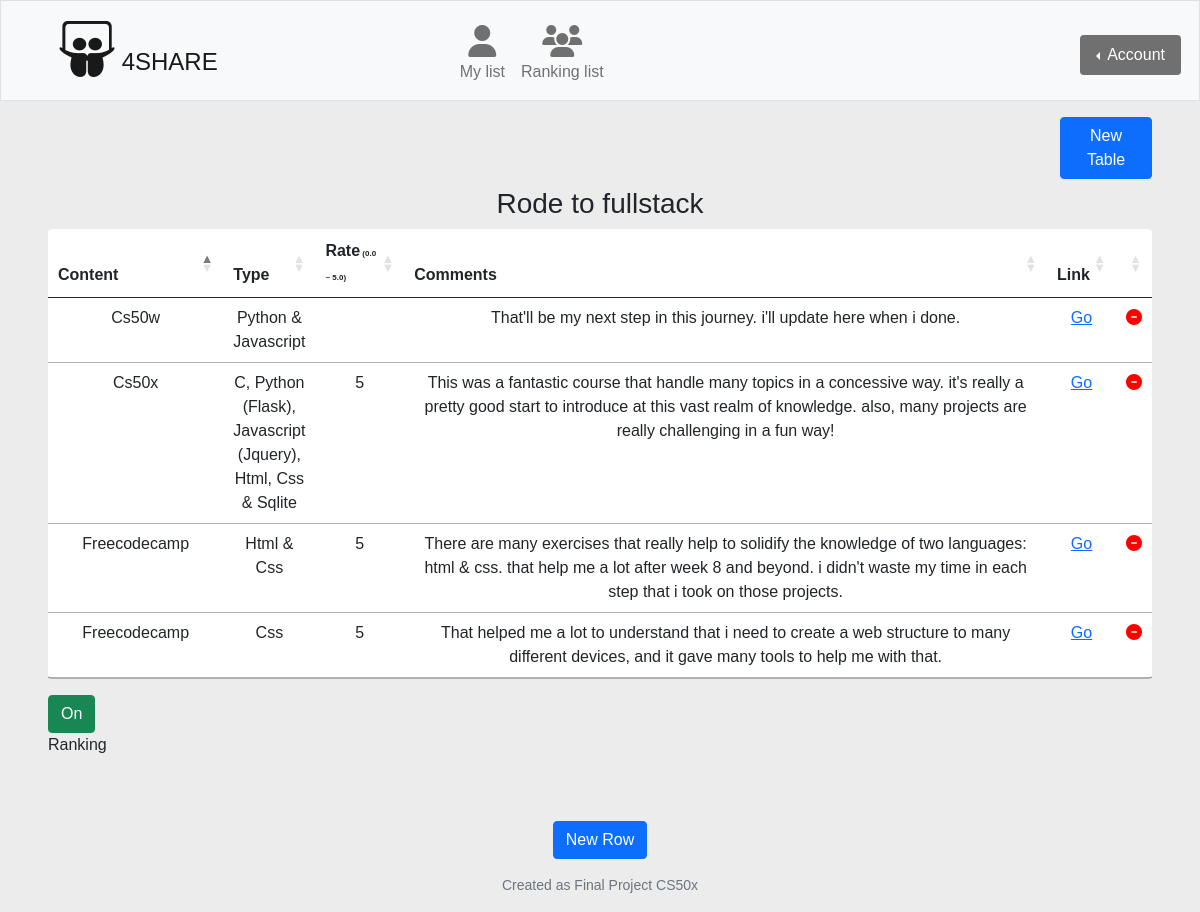
/ (signed in), run on the app's committed database.
### tables this page shows
CREATE TABLE data_user (id_user, id_table INTEGER PRIMARY KEY AUTOINCREMENT NOT NULL, table_name TEXT NOT NULL, content TEXT NOT NULL, type TEXT, rate INTEGER, comment TEXT, link TEXT, bool_ranking INTEGER DEFAULT 0, FOREIGN KEY(id_user) REFERENCES users(id));

### app.py (the view)
@app.route("/")
@login_required
def mylist():
    if not db.execute("SELECT * FROM data_user WHERE id_user = ?", session["user_id"]):
        return render_template("mylist.html")
    else:
        diff_tables = db.execute("SELECT DISTINCT table_name FROM data_user WHERE id_user = ?", session["user_id"])
        data_list = []
        for row in diff_tables:
            data = db.execute("SELECT * FROM data_user WHERE id_user = ? and table_name = ?", session["user_id"], row["table_name"])
            data_dictionary = {"table_data": data,
                                "title": row["table_name"],
                                "active": data[0]["bool_ranking"]}
            data_list.append(data_dictionary)
        return render_template("mylist.html", data=data_list)

### app.py (called while the page is built)
@app.after_request
def after_request(response):
    response.headers["Cache-Control"] = "no-cache, no-store, must-revalidate"
    response.headers["Expires"] = 0
    response.headers["Pragma"] = "no-cache"
    return response

### helpers.py (called while the page is built)
def login_required(f):
    @wraps(f)
    def decorated_function(*args, **kwargs):
        if session.get("user_id") is None:
            return redirect("/login")
        return f(*args, **kwargs)
    return decorated_function

### templates/mylist.html (shortened to what this page needs)
{% extends "layout.html" %}
{% block main %}
    <div class="col-1 ms-auto">
    <button class="btn btn-primary align-end" type="button" id="createTable">New Table</button>
    </div>
    {% if data %}
        {% for module in data %}
            <div class="content mt-2 mb-5">
                <form action="/addlist" method="post">
                    <h3><input type="hidden" name="table_name" value="{{ module['title'] }}"></input>{{ module["title"] | capitalize }}</h3>
                    <table class="table rounded {{ module['title'] }}" id="tableChange">
                        <thead>
                            <tr>
                                <th scope="col" class="col-2">Content</th>
                                <th scope="col" class="col-1">Type</th>
                                <th scope="col" class="col-1">Rate<span style="font-size: 0.5rem;"> (0.0 ~ 5.0)</span></th>
                                <th scope="col" class="col-8">Comments</th>
                                <th scope="col" class="col-2">Link</th>
                                <th scope="col" class="col-1"></th>
                            </tr>
                        </thead>
                        <tbody>
                            {% for row in module["table_data"] %}
                                <tr>
                                    <td class="align-top">{{ row.content | title }}</td>
                                    <td class="align-top">{{ row.type | title }}</td>
                                    <td class="align-top">{{ row.rate }}</td>
                                    <td class="align-top">{{ row.comment | capitalize }}</td>
                                    <td class="align-top"><a target="_blank" href="{{ row.link }}">{% if row.link == "" %}{% else %}Go{% endif %}</a></td>
                                    <td><a class="delete" href="/deletelist?id_table={{ row.id_table }}"><i class="fa-solid fa-circle-minus" style="color: red;"></i></a></td>
                                </tr>
                            {% endfor %}
                        </tbody>
                    </table>
                    <div class="d-flex ms-auto mt-3">
                        {% if module["active"] == 0 %}
                            <a href="/toranking?bool=1"><button type="button" class="btn btn-danger">Off</button></a>
                        {% else %}
                            <a href="/toranking?bool=1"><button type="button" class="btn btn-success">On</button></a>
                        {% endif %}
                    </div>
                    <div class="d-flex ms-auto"><p>Ranking</p></div>
                </form>
            </div>
            <div class="ml-auto"><button type="button" class="btn btn-primary align-end" type="button" id="createRow">New Row</button></div>
        {% endfor %}
    {% endif %}
{% endblock %}

### static/styles.css (style rules this page uses)
:root { --bMainColor: #ececec; --colorErrorBack: #d0d0d0; --colorErrorBorder: #707070; --colorErrorLetter: black; }
* { font-family: cambria, arial; }
html, main, footer { background-color: var(--bMainColor); }
table { background-color: white; }

### data on the page
data_user: content "Cs50x", type "C, Python (Flask), Javascript (Jquery), Html, Css & Sqlite", rate "5", comment "This was a fantastic course that handle many topics in a concessive way. it's really a pretty good start to introduce at this vast realm of knowledge. also, many projects are really challenging in a fun way!", shows "Go"
data_user: content "Freecodecamp", type "Html & Css", rate "5", comment "There are many exercises that really help to solidify the knowledge of two languages: html & css. that help me a lot after week 8 and beyond. i didn't waste my time in each step that i took on those projects.", shows "Go"
data_user: content "Freecodecamp", type "Css", rate "5", comment "That helped me a lot to understand that i need to create a web structure to many different devices, and it gave many tools to help me with that.", shows "Go"
data_user: content "Cs50w", type "Python & Javascript", comment "That'll be my next step in this journey. i'll update here when i done.", shows "Go"

### other printed values
{{ module["title"] | capitalize }} "Rode to fullstack"
